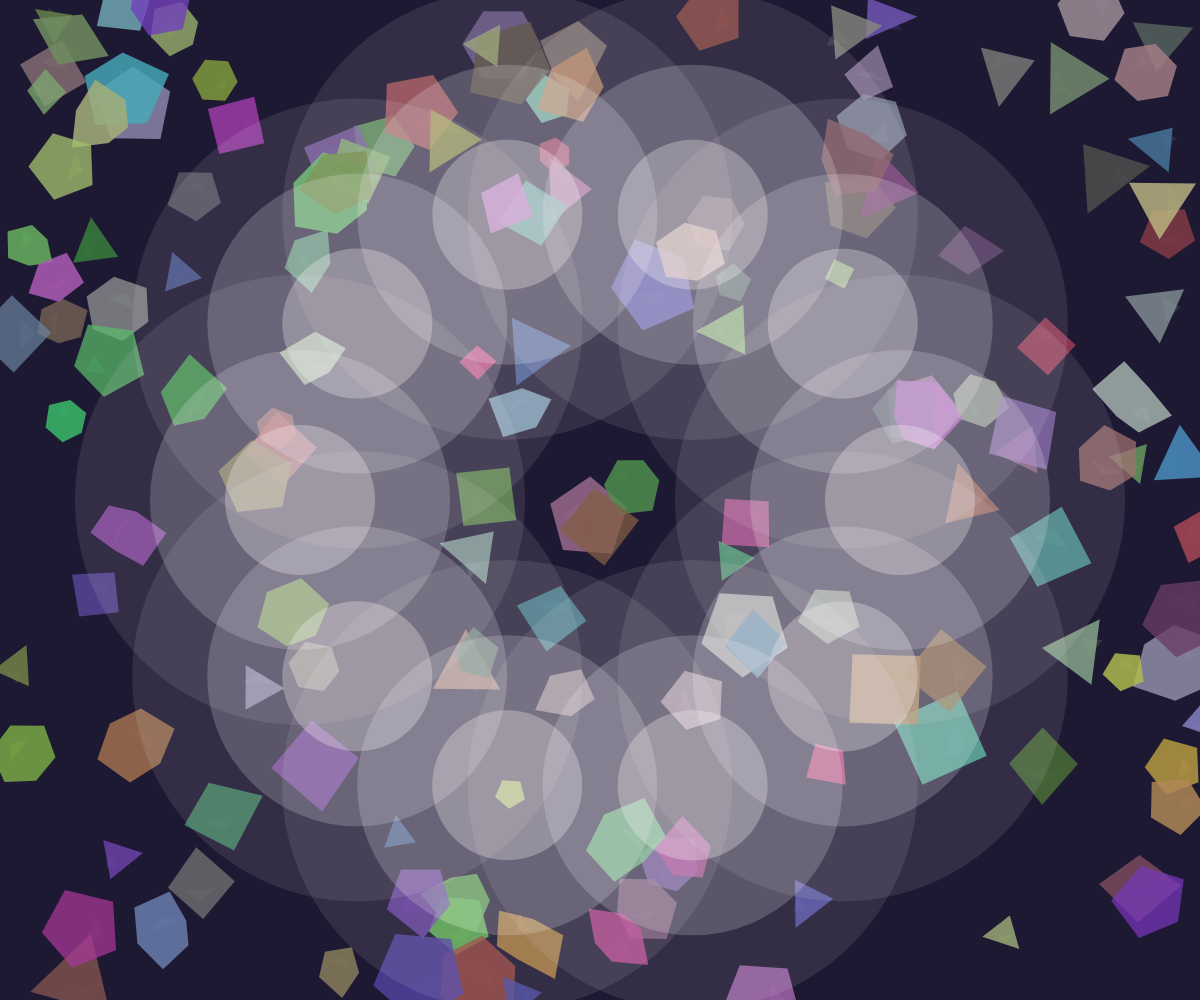
Frame 1 (no input)
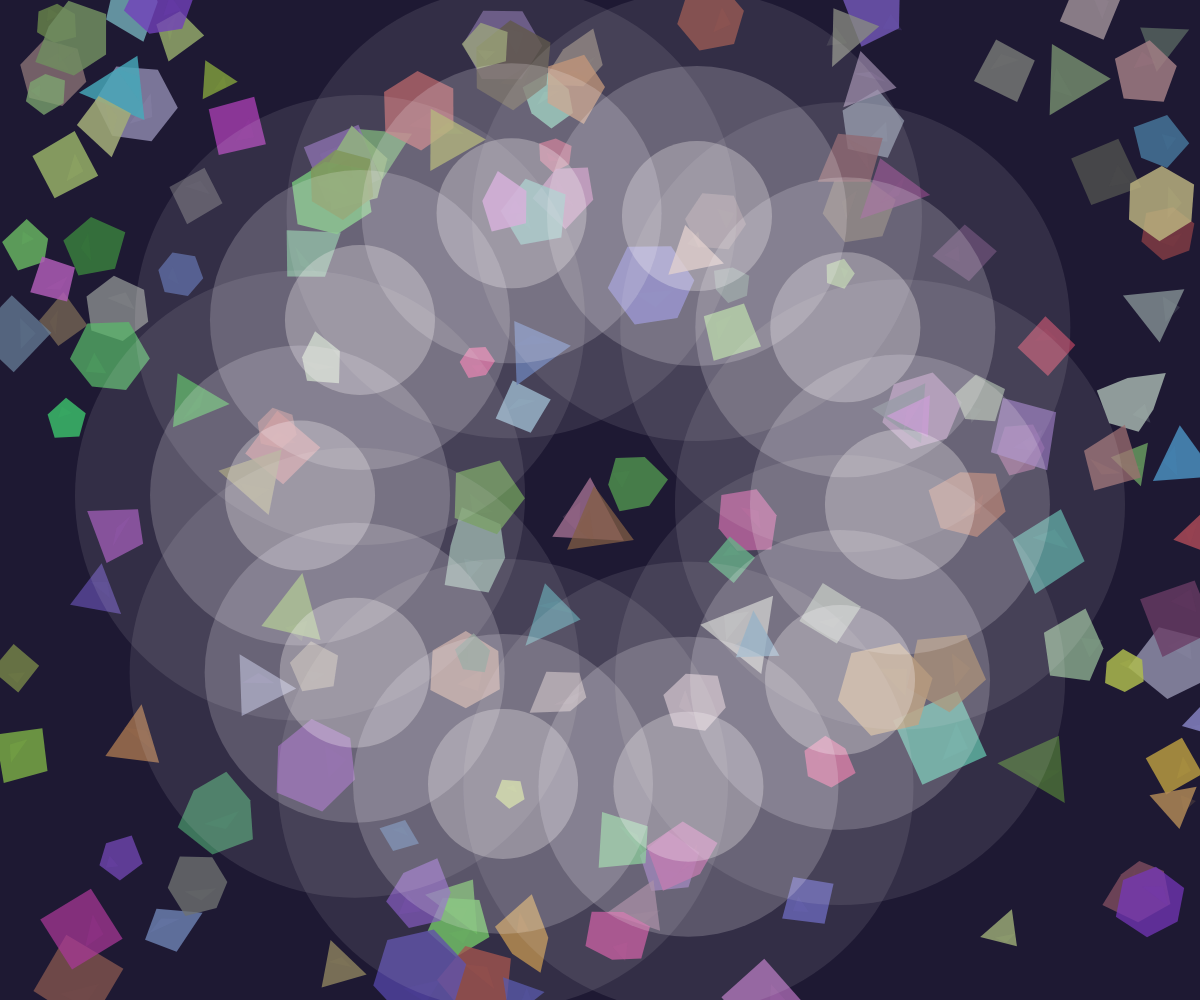
Frame 60 (no input)
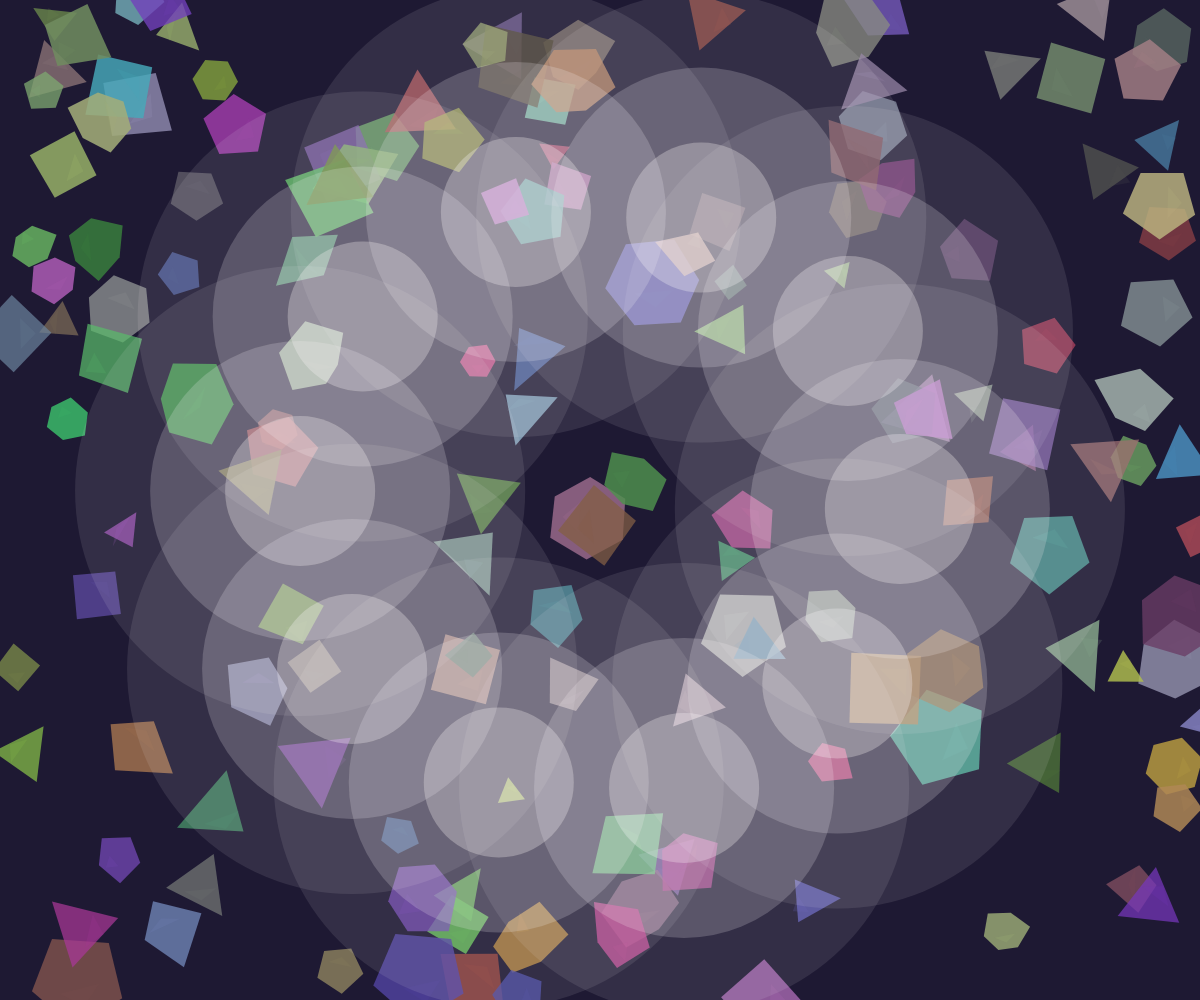
Frame 120 (the mouse pressed at the canvas centre since frame 60)

The p5.js sketch that drew these frames (run headless with seeded random() and noise() and a simulated clock; from frame 60 on, the mouse is pressed at the canvas centre):

// p5.js sketch
// ── sketch.js
let glassShapes = [];
let timeOfDay = 0;
const colors = [
  [255, 100, 100],   // Dawn - cool reds
  [255, 200, 100],   // Morning - warm oranges
  [255, 255, 150],   // Noon - bright yellows
  [255, 150, 100],   // Afternoon - warm oranges
  [200, 100, 200],   // Twilight - purples
  [100, 100, 200]    // Night - cool blues
];

function setup() {
  createCanvas(windowWidth, windowHeight);
  noStroke();
  
  // Create stained glass shapes
  for (let i = 0; i < 150; i++) {
    let x = random(width);
    let y = random(height);
    let w = random(30, 100);
    let h = random(30, 100);
    let rot = random(TWO_PI);
    let c = color(
      random(50, 200),
      random(50, 200),
      random(50, 200),
      random(180, 220)
    );
    glassShapes.push({x, y, w, h, rot, c});
  }
}

function draw() {
  // Update time of day (simulates 24-hour cycle)
  timeOfDay += 0.0005;
  
  // Background with subtle gradient
  let bg = lerpColor(color(10, 10, 30), color(30, 30, 60), sin(timeOfDay * 0.5) * 0.5 + 0.5);
  background(bg);
  
  // Draw stained glass shapes
  for (let shape of glassShapes) {
    push();
    translate(shape.x, shape.y);
    rotate(shape.rot);
    
    // Create a polygon shape with random points
    let points = [];
    let numPoints = floor(random(3, 7));
    for (let i = 0; i < numPoints; i++) {
      let angle = map(i, 0, numPoints, 0, TWO_PI);
      let r = random(shape.w * 0.5, shape.h * 0.5);
      points.push({
        x: cos(angle) * r,
        y: sin(angle) * r
      });
    }
    
    fill(shape.c);
    beginShape();
    for (let p of points) {
      vertex(p.x, p.y);
    }
    endShape(CLOSE);
    
    // Add a subtle highlight
    let highlight = color(red(shape.c), green(shape.c), blue(shape.c), 50);
    fill(highlight);
    beginShape();
    vertex(0, -shape.h * 0.3);
    vertex(shape.w * 0.2, -shape.h * 0.1);
    vertex(-shape.w * 0.2, -shape.h * 0.1);
    endShape(CLOSE);
    
    pop();
  }
  
  // Draw light beams
  let beamCount = 10;
  for (let i = 0; i < beamCount; i++) {
    let angle = map(i, 0, beamCount, 0, TWO_PI) + timeOfDay * 0.5;
    let x = width / 2 + cos(angle) * 300;
    let y = height / 2 + sin(angle) * 300;
    
    // Get color based on time of day
    let colorIndex = floor(timeOfDay * 0.5) % colors.length;
    let c1 = color(colors[colorIndex][0], colors[colorIndex][1], colors[colorIndex][2], 100);
    let c2 = color(255, 255, 255, 0);
    
    // Draw radial gradient
    push();
    translate(x, y);
    for (let j = 0; j < 5; j++) {
      let alpha = map(j, 0, 4, 100, 0);
      let r = map(j, 0, 4, 0, 300);
      
      // Create a gradient fill
      drawingContext.globalCompositeOperation = 'lighten';
      drawingContext.fillStyle = `rgba(255, 255, 255, ${alpha / 255})`;
      ellipse(0, 0, r * 2, r * 2);
    }
    pop();
  }
  
  // Add a subtle time-of-day color overlay
  let overlayColor = lerpColor(
    color(255, 100, 100, 0),
    color(100, 100, 200, 30),
    sin(timeOfDay * 0.3) * 0.5 + 0.5
  );
  fill(overlayColor);
  rect(0, 0, width, height);
}

function windowResized() {
  resizeCanvas(windowWidth, windowHeight);
}
